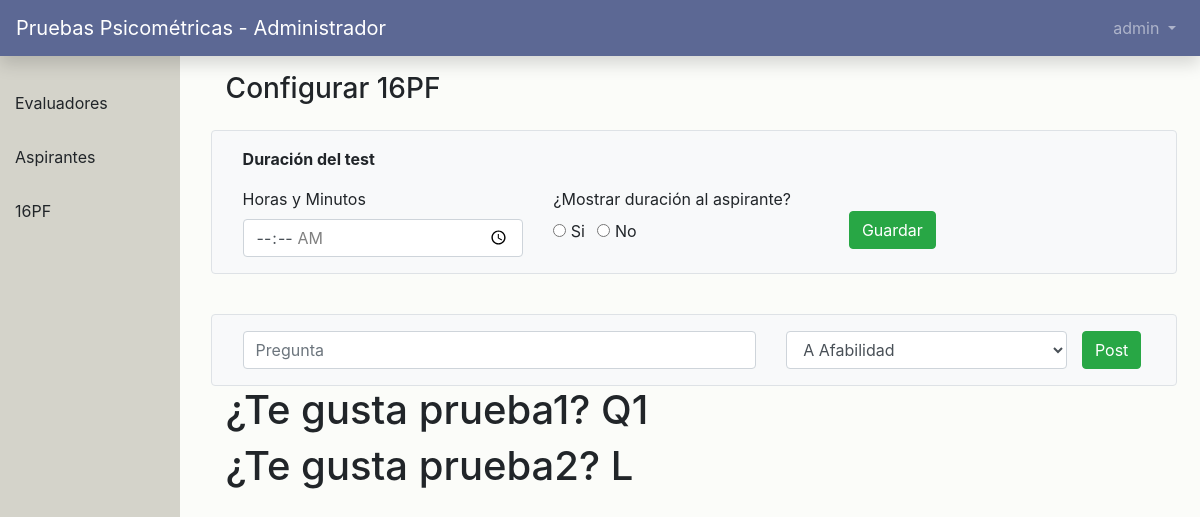
The app's page /dash/16pf (signed in), older data.
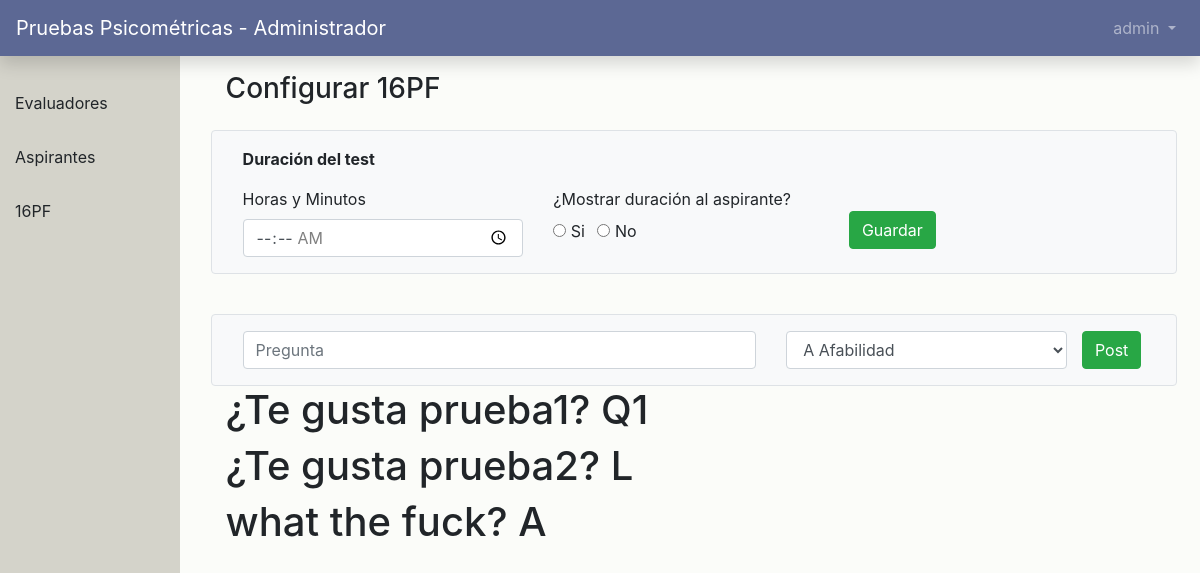
The same page, newer data.
### main_app/models.py (models this page shows, shortened)
class Question(models.Model):
    text = models.CharField(max_length=300)
    factor = models.CharField(max_length=300)
    points = models.IntegerField()
    complete = models.BooleanField()
    def __str__(self):
        return self.text

### main_app/views.py (the view)
# urls.py: path('dash/16pf', views.pfadmin, name='16pfadmin'),
def pfadmin(request):
    if request.method == 'POST':
        if request.POST.get('pregunta') and request.POST.get('factor'):
            post=Question()
            post.text = request.POST.get('pregunta')
            post.factor = request.POST.get('factor')
            post.points= 0
            post.complete= False
            post.save()
            ls = Question.objects.all()
            return render(request, 'dashboard/16pf.html', {'ls': ls} )
    else:
            ls = Question.objects.all()
            return render(request,'dashboard/16pf.html', {'ls': ls})

### users/models.py (called while the page is built)
    def get_role(self):
        return '%s' % (self.role)

### templates/dashboard/16pf.html (shortened to what this page needs)
{% extends './index.html' %}
{% load static %}
{% block main_content %}
    <section class="content">
        <div class="row">
            <div class="col-sm-12">
                <h3>Configurar 16PF</h3>
            </div>
        </div>
        <div class="row bg-light mt-3 p-3 border rounded">
            <div class="col-md-12">
                <p><b>Duración del test</b></p>
            </div>
            <div class="col-md-4">
                <label for="">Horas y Minutos</label>
                <input type="time" placeholder="minutos" class="form-control" min="00:00" max="02:59" required>
            </div>
            <div class="col-md-4">
                <label for="">¿Mostrar duración al aspirante?</label>
                <div>
                    <input type="radio" value="Si" name="show" id="showYes">
                    <label for="showYes" class="mr-2">Si</label>
                    <input type="radio" value="No" name="show" id="showNo">
                    <label for="showNo" class="mr-2">No</label>
                </div>
            </div>
            <div class="col-md-4 p-0">
                <button class="btn btn-success mt-4">Guardar</button>
            </div>
        </div>
        <div class="row mt-4">
            <div class="col-md-12">
            </div>
        </div>
        <form action="" method="POST">
        <div class="row bg-light mt-3 p-3 border rounded">
            <div class="col-md-7">
                <input type="text" name = "pregunta" placeholder="Pregunta" class="form-control">
            </div>
            <div class="col-md-4">
                <select name="factor" id="" class="form-control">
                    <option value="A" name ="A" >A Afabilidad</option>
                </select>
            </div>
            <div class="col-md-1 p-0">
                <input class="btn btn-success" type="submit" value="Post"/>
            </div>
        </div>
        </form>
        {% for question in ls %}
              <h1>{{question}} {{question.factor}} </h1>
        {% endfor %}
    </section>
{% endblock %}

Row changes from the older to the newer data that the page shows:
added Question: text "what the fuck?", factor "A"
